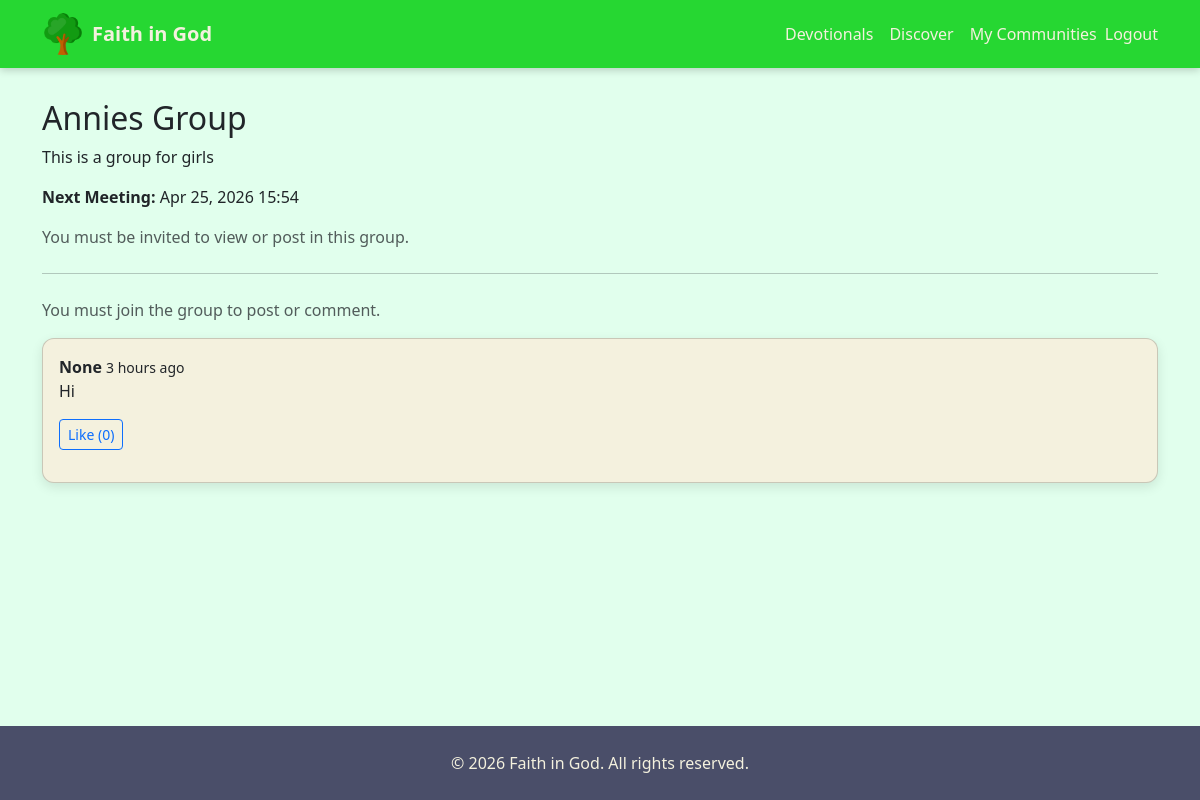
/groups/3/ (signed in), run on the app's committed database.
### engagement/models.py (models this page shows, shortened)
class Group(models.Model):
    GROUP_TYPES = [
        ("small", "Small Group"),
    ]
    name = models.CharField(max_length=200)
    description = models.TextField(blank=True)
    leader = models.ForeignKey(
        User, on_delete=models.SET_NULL, null=True, related_name="led_groups"
    )
    group_type = models.CharField(
        max_length=20, choices=GROUP_TYPES, default="small"
    )
    created_at = models.DateTimeField(auto_now_add=True)
    is_active = models.BooleanField(default=True)
    image = models.ImageField(
        upload_to="groups/",
        blank=True,
        null=True,
        validators=[validate_file_size]
    )
    def next_meeting(self):
        return self.meetings.filter(
            start_time__gte=timezone.now()
        ).order_by('start_time').first()
    class Meta:
        verbose_name = "Church Group"
        verbose_name_plural = "Church Groups"

class Meeting(models.Model):
    group = models.ForeignKey(Group, on_delete=models.CASCADE, related_name="meetings")
    title = models.CharField(max_length=255)
    start_time = models.DateTimeField()
    end_time = models.DateTimeField(blank=True, null=True)
    location = models.CharField(max_length=255, blank=True)
    description = models.TextField(blank=True)
    created_at = models.DateTimeField(auto_now_add=True)
    class Meta:
        ordering = ["start_time"]

class GroupPost(models.Model):
    group = models.ForeignKey(Group, on_delete=models.CASCADE, related_name='posts')
    author = models.ForeignKey(User, on_delete=models.CASCADE, related_name='group_posts')
    content = models.TextField()
    is_pinned = models.BooleanField(default=False)  # ✅ ADD THIS
    created_at = models.DateTimeField(auto_now_add=True)
    class Meta:
        ordering = ['-is_pinned', '-created_at']

### engagement/views.py (the view, shortened to what this page needs)
# urls.py: path("<int:group_id>/", views.group_detail, name="group_detail"),
@login_required
def group_detail(request, group_id):
    group = get_object_or_404(Group, id=group_id)
    is_member = GroupMember.objects.filter(
        user=request.user,
        group=group
    ).exists()
    posts = GroupPost.objects.filter(
        group=group
    ).prefetch_related("replies", "likes", "author")
    return render(request, "engagement/group_detail.html", {
        "group": group,
        "is_member": is_member,
        "posts": posts,
    })

### content/context_processors.py (called while the page is built)
def global_updates(request):
    updates = Update.objects.filter(is_published=True).order_by("-created_at")
    return {"global_updates": updates}

### engagement/context_processors.py (called while the page is built)
def next_meeting(request):
    if not request.user.is_authenticated:
        return {}
    meeting = Meeting.objects.filter(
        group__members__user=request.user,
        group__members__is_active=True,
        start_time__gte=timezone.now()
    ).order_by("start_time").first()
    return {
        "next_group_meeting": meeting
    }

def user_groups(request):
    if request.user.is_authenticated:
        groups = GroupMember.objects.filter(
            user=request.user,
            is_active=True
        ).select_related("group")
        return {"user_groups": [gm.group for gm in groups]}
    return {}

def pending_invitations(request):
    if request.user.is_authenticated:
        invites = GroupInvitation.objects.filter(
            invited_user=request.user,
            accepted=False
        ).select_related("group")
        return {
            "pending_invites": invites,
            "pending_invites_count": invites.count()
        }
    return {}

### engagement/templates/engagement/group_detail.html (shortened to what this page needs)
{% extends "base.html" %}
{% load static humanize %}
{% block content %}
<h2>{{ group.name }}</h2>
<p>{{ group.description }}</p>
{% if group.next_meeting %}
    <p><strong>Next Meeting:</strong> {{ group.next_meeting.start_time|date:"M d, Y H:i" }}</p>
{% endif %}
{% if is_member %}
{% else %}
    <p class="text-muted">You must be invited to view or post in this group.</p>
{% endif %}
<hr class="my-4">
{% if is_member %}
<h3>Group Feed</h3>
<form method="post" class="mb-4">
    {% csrf_token %}
    <textarea name="post_content" class="form-control mb-2" placeholder="Write something..." rows="2"></textarea>
    <button type="submit" class="btn btn-primary">Post</button>
</form>
{% else %}
<p class="text-muted">You must join the group to post or comment.</p>
{% endif %}
{% for post in posts %}
<div class="card mb-3">
    <div class="card-body">
        <strong>{{ post.author.username }}</strong>
        <small>{{ post.created_at|naturaltime }}</small>
        <p>{{ post.content }}</p>
        <form method="post" action="{% url 'engagement:toggle_like' post.id %}" class="d-inline">
            <button type="submit" class="btn btn-sm btn-outline-primary">
                Like ({{ post.likes.count }})
            </button>
        </form>
    </div>
</div>
{% empty %}
<p>No posts yet.</p>
{% endfor %}
{% endblock %}

### templates/base.html (style rules this page uses)
html, body { height: 100%; }
body { padding-top: 75px; background-color: #e1ffed; font-family: 'Segoe UI', sans-serif; display: flex; flex-direction: column; min-height: 100vh; }
.card { background-color: #F4F1DE; border-radius: 12px; box-shadow: 0 4px 12px rgba(0,0,0,0.1); }

### data on the page
Group: name "Annies Group", description "This is a group for girls", next_meeting.start_time "Apr 25, 2026 15:54"
GroupPost: author.username "None", created_at "3 hours ago", content "Hi", likes.count "0"
